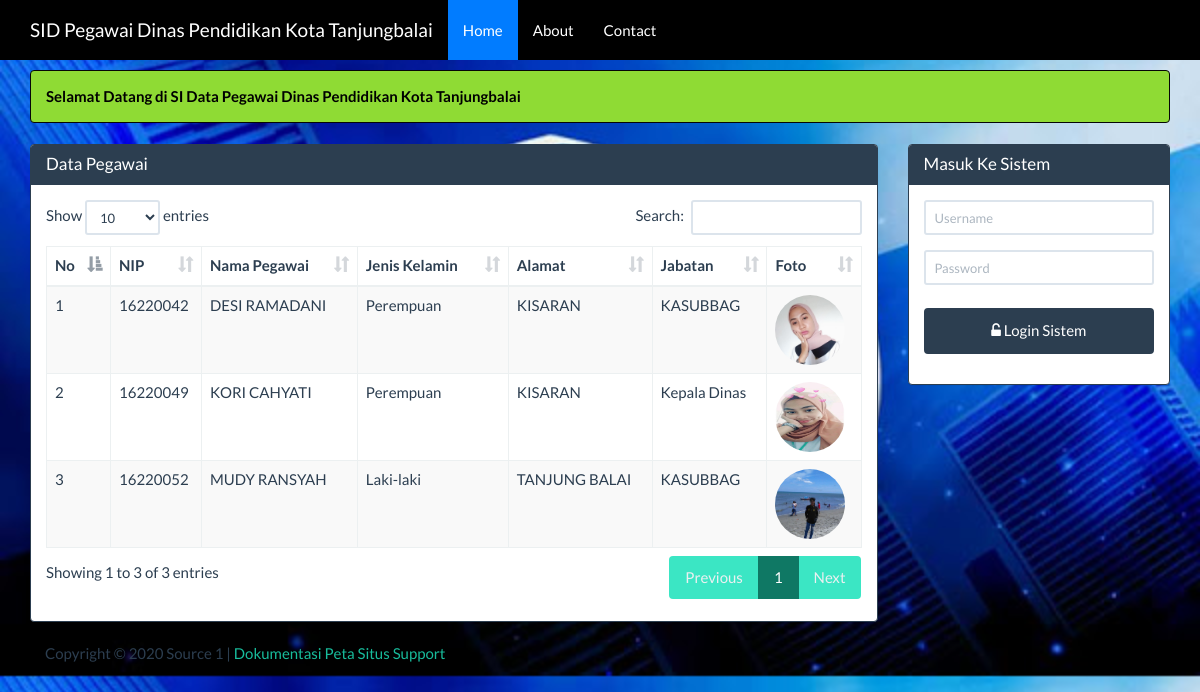
The page / on the database its author committed.
### tables this page shows
CREATE TABLE `pegawai` (
  `nip` varchar(50) NOT NULL,
  `nm_pegawai` varchar(70) NOT NULL,
  `ttl` varchar(225) NOT NULL,
  `jk` varchar(20) NOT NULL,
  `alamat` text NOT NULL,
  `tgl_masuk` date NOT NULL,
  `bidang` varchar(220) NOT NULL,
  `jabatan` varchar(50) NOT NULL,
  `golongan` varchar(50) NOT NULL,
  `nohp` varchar(12) NOT NULL,
  `nama_file` varchar(50) NOT NULL,
  `ukuran_file` int(11) NOT NULL,
  `direktori` varchar(50) NOT NULL
);

### beranda.php (the view, shortened to what this page needs)
<div class="container">
    <div class="row">
        <div class ="col-xs-12">
            <div class="alert alert-info">
                <strong>Selamat Datang di SI Data Pegawai Dinas Pendidikan Kota Tanjungbalai</strong>
            </div>
        </div>
    </div>
    <div class="row">
        <div class="col-sm-9 col-xs-12">
            <div class="panel panel-primary">
                <div class="panel-heading">
                    <h3 class="panel-title">Data Pegawai</h3>
                </div>
                <div class="panel-body">
                     <table id="dtskripsi" class="table table-bordered table-striped table-hover">
                        <thead>
                            <tr>
                                <th>No</th>
                                <th>NIP</th>
                                <th>Nama Pegawai</th>
                                <th>Jenis Kelamin</th>
                                <th>Alamat</th>
                                <th>Jabatan</th>
                                <th>Foto</th>
                            </tr>
                        </thead>
                        <tbody>
                            <?php
                            $sql = "SELECT * FROM pegawai";
                            $query = mysqli_query($koneksi, $sql) or die("SQL Anda Salah");
                            $nomor = 0;
                            while ($data = mysqli_fetch_array($query)) {
                                $nomor++;
                                ?>
                                <tr>
                                    <td><?= $nomor ?></td>
                                    <td><?= $data['nip'] ?></td>
                                    <td><?= $data['nm_pegawai'] ?></td>
                                    <td><?= $data['jk'] ?></td>
                                    <td><?= $data['alamat'] ?></td>
                                    <td><?= $data['jabatan'] ?></td>
                                    <td><img src= "img/<?= $data['nama_file']?>" style='height:70px; width:70px' class='img-circle'></td>
                                </tr>
                            <?php } ?>
                        </tbody>
                    </table>
                </div>
            </div>
        </div>
        <div class="col-sm-3 col-xs-12">
            <?php if (isset($_SESSION['username'])) { ?>
            <div class="alert alert-info">
                <strong>Welcome <?=$_SESSION['nama']?></strong>
            </div>
            <?php
           } else { ?>
            <div class="panel panel-primary">
                <div class="panel-heading">
                    <h3 class="panel-title">Masuk Ke Sistem</h3>
                </div>
                <div class="panel-body">
                    <form class="form-horizontal" action="proses_login.php" method="post">
                        <div class="form-group">
                            <div class="col-sm-12">
                                <input type="text" name="user" class="form-control input-sm"
                                   placeholder="Username" required="" autocomplete="off"/>
                            </div>
                        </div>
                        <div class="form-group">
                            <div class="col-sm-12">
                                <input type="password" name="pwd" class="form-control input-sm"
                                   placeholder="Password" required="" autocomplete="off"/>
                            </div>
                        </div>
                        <div class="form-group">
                            <div class="col-sm-12">
                                <button type="submit" name="login" value="login"
                                        class="btn btn-primary btn-block"><span class="fa fa-unlock-alt"></span>
                                    Login Sistem
                                </button>
                            </div>
                    </form>
                </div>
            </div>
        </div>
            <?php } ?>
    </div>
</div>

### index.php (shortened to what this page needs)
<!DOCTYPE html>
<html>
    <head>
        <link href="Assets/css/bootstrap.min.css" rel="stylesheet" type="text/css"/>
        <link href="Assets/css/dataTables.bootstrap.min.css" rel="stylesheet" type="text/css"/>
        <link href="Assets/font-awesome-4.5.0/css/font-awesome.min.css" rel="stylesheet" type="text/css"/>
    </head>
    <body>
        <?php
        require 'menu.php';
        ?>
        <?php
        require 'content.php';
        ?>
        <?php
        require 'footer.php';
        ?>
    </body>
    </html>

### menu.php (shortened to what this page needs)
<nav class="navbar navbar-inverse navbar-fixed-top">
    <div class="container">
        <div class="navbar-header">
            <a class="navbar-brand" href="?page=utama">SID Pegawai Dinas Pendidikan Kota Tanjungbalai</a>
        </div>
        <div id="navbar" class="navbar-collapse collapse">
            <ul class="nav navbar-nav">
                <li class="active"><a href="#">Home</a></li>
                <li><a href="?page=about&actions=tampil">About</a></li>
                <li><a href="?page=kontak&actions=tampil">Contact</a></li>
            </ul>
        </div>
    </div>
</nav>

### content.php (shortened to what this page needs)
<?php
@$page=$_GET['page'];
if(empty ($page)){
    require 'beranda.php';
}

### footer.php
<div class="container">
    <div class="row">
        <div class="col-xs-12">
            Copyright &COPY; <?= date('Y')?> Source 1 |
            <a href="#">Dokumentasi</a>
            <a href="#">Peta Situs</a>
            <a href="#">Support</a>
        </div>
    </div>
</div>

### index.php (style rules this page uses)
body { background-image: url("img/tutwuri.jpg"); background-size: cover; margin-top:70px; }
button { background-color: #4CAF50; color: white; padding: 14px 20px; margin: 8px 0; border: none; cursor: pointer; width: 100%; }

### rows shown on the page
pegawai: nip "16220042", nm_pegawai "DESI RAMADANI", jk "Perempuan", alamat "KISARAN", jabatan "KASUBBAG", nama_file (picture)
pegawai: nip "16220049", nm_pegawai "KORI CAHYATI", jk "Perempuan", alamat "KISARAN", jabatan "Kepala Dinas", nama_file (picture)
pegawai: nip "16220052", nm_pegawai "MUDY RANSYAH", jk "Laki-laki", alamat "TANJUNG BALAI", jabatan "KASUBBAG", nama_file (picture)
